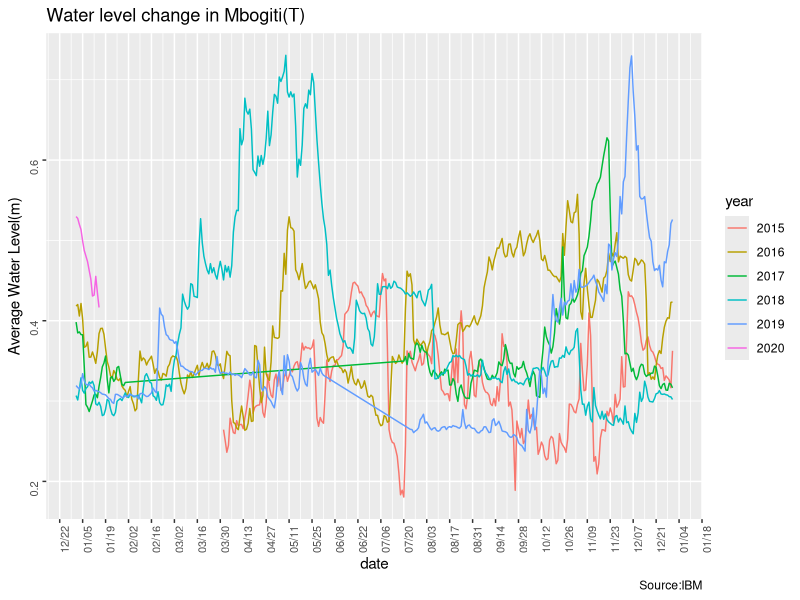
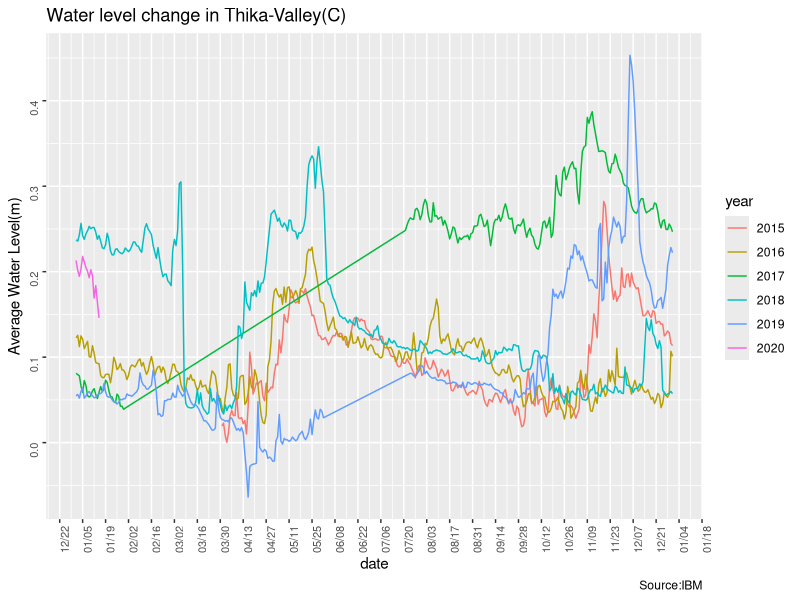

The R script that drew these images, in order:
## ---- chunk 1
library(readr) 
library(dplyr) 
library(tidyr) 
library(lubridate) 
library(tibble)
library(ggplot2)
library(gridExtra)
library(ggthemes)
library(gridExtra)
## ---- chunk 2
#load file and clean data
mbo <- read_csv("M_WL.csv")
RawData <- mbo[1:3]

#separate day, month, year into different columns 
Date_date <- RawData 

Date_date$Date <- as.Date(Date_date$`Date Time, GMT+03:00`,format="%m/%d/%y") 

Final_data <- Date_date %>%
  mutate(date=format(Date, "%d"),month = format(Date, "%m"), year = format(Date, "%Y"),Date_md=format(Date,"%m/%d"))
## ---- chunk 3
#daily average in March, April, May
Conclusion1 <- Final_data %>%
  group_by(Date_md,year) %>%
  summarise(Average_by_day_and_year = mean(as.numeric(as.character(`Water Level (m)`))))%>%
  ungroup()%>%
  mutate(Date_md=as.Date(Date_md, format="%m/%d"))

#Conclusion1$Date_md = as.Date(Conclusion1$Date_md , format="%m/%d")
## ---- chunk 4
#Conclusion1$md <- paste(Conclusion1$month, Conclusion1$date,sep = "/")
#Conclusion2 <- Conclusion1
## ---- chunk 5
p <- ggplot(data=Conclusion1,aes(x=Date_md,y=Average_by_day_and_year,color=year))+
  geom_line()+
  labs(title="Water level change in Mbogiti(T)",
       caption="Source:IBM") +
  scale_x_date(date_breaks= "2 weeks",date_labels="%m/%d")+
  theme(axis.text = element_text(size=8,angle=90))+
  ylab("Average Water Level(m)")+
  xlab("date")
p
## ---- chunk 6
#load file and clean data
#load file and clean data
T <- read_csv("T_WL.csv")
RawData <- T[1:3]

#separate day, month, year into different columns 
Date_date <- RawData 

Date_date$Date <- as.Date(Date_date$`Date Time, GMT+03:00`,format="%m/%d/%y") #%Y/%m/%d

Final_data <- Date_date %>%
  mutate(date=format(Date, "%d"),month = format(Date, "%m"), year = format(Date, "%Y"),Date_md=format(Date,"%m/%d"))
## ---- chunk 7
#daily average in March, April, May
Conclusion1 <- Final_data %>%
  group_by(Date_md,year) %>%
  summarise(Average_by_day_and_year = mean(as.numeric(as.character(`Water Level (m)`))))%>%
  ungroup()%>%
  mutate(Date_md=as.Date(Date_md, format="%m/%d"))
## ---- chunk 8
#Conclusion1$md <- paste(Conclusion1$month, Conclusion1$date,sep = "/")
#Conclusion2 <- Conclusion1
## ---- chunk 9
p <- ggplot(data=Conclusion1,aes(x=Date_md,y=Average_by_day_and_year,color=year))+
  geom_line()+
  labs(title="Water level change in Thika-Valley(C)",
       caption="Source:IBM") +
  scale_x_date(date_breaks= "2 weeks",date_labels="%m/%d")+
  theme(axis.text = element_text(size=8,angle=90))+
  ylab("Average Water Level(m)")+
  xlab("date")
p
